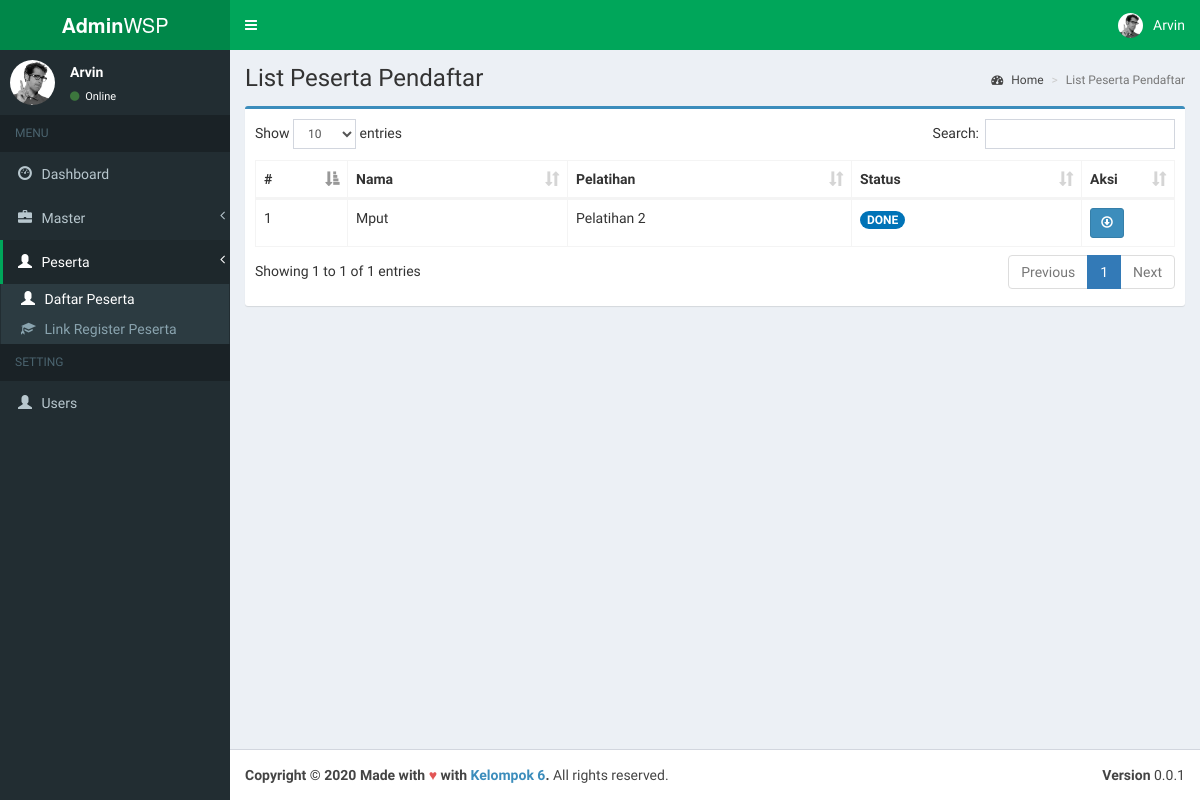
The app's page /index.php?page=peserta (signed in) with its own data.
### tables this page shows
CREATE TABLE `peserta` (
  `id` int(11) NOT NULL,
  `user_id` int(11) NOT NULL,
  `pelatihan_id` int(11) NOT NULL,
  `email` varchar(255) DEFAULT NULL,
  `nohp` varchar(255) DEFAULT NULL,
  `order_id` varchar(10) NOT NULL,
  `status` varchar(10) NOT NULL,
  `filename` varchar(255) DEFAULT NULL
);

CREATE TABLE `users` (
  `id` int(11) NOT NULL,
  `name` varchar(255) NOT NULL,
  `username` varchar(255) NOT NULL,
  `password` varchar(255) NOT NULL,
  `is_admin` tinyint(1) NOT NULL,
  `is_active` tinyint(1) NOT NULL
);

CREATE TABLE `pelatihan` (
  `id` int(11) NOT NULL,
  `name` varchar(255) NOT NULL,
  `harga` varchar(255) NOT NULL
);

### pages/peserta/list.php (the view, shortened to what this page needs)
<?php
include_once("conf/connection.php");
if (isset($db)) {
    $result = mysqli_query($db, "
        SELECT
	        p.id as peserta_id,
            p.order_id,
            u.name AS fullname,
            e.name AS pelatihan,
            p.email,
            p.status,
            p.filename
        FROM
            peserta p
            INNER JOIN users u ON p.user_id = u.id
            INNER JOIN pelatihan e ON p.pelatihan_id = e.id
        ORDER BY
            u.NAME
    ");
}
?>
<div class="content-wrapper">
    <section class="content-header">
        <h1>
            List Peserta Pendaftar
        </h1>
        <ol class="breadcrumb">
            <li><a href="index.php"><i class="fa fa-dashboard"></i> Home</a></li>
            <li class="active">List Peserta Pendaftar</li>
        </ol>
    </section>
    <section class="content">
        <div class="row">
            <div class="col-xs-12">
                <div class="box box-primary">
                    <div class="box-body">
                        <table id="peserta" class="table table-bordered table-hover table-responsive">
                            <thead>
                            <tr>
                                <th width="10%">#</th>
                                <th>Nama</th>
                                <th>Pelatihan</th>
                                <th>Status</th>
                                <th width="10%">Aksi</th>
                            </tr>
                            </thead>
                            <tbody>
                            <?php
                                $no=0;
                                while($row = mysqli_fetch_array($result)) {
                                    ?>
                                    <tr>
                                        <td><?= $no=$no+1;?></td>
                                        <td><?= $row['fullname'];?></td>
                                        <td><?= $row['pelatihan'];?></td>
                                        <td>
                                            <?php
                                                if ($row["status"] == GeneralHelper::ORDER_NEW) {
                                                    echo '<small class="badge bg-green"> NEW</small>';
                                                } else if ($row["status"] == GeneralHelper::ORDER_ONPROGRESS) {
                                                    echo '<small class="badge bg-yellow"> ONPROGRESS</small>';
                                                } else if ($row["status"] == GeneralHelper::ORDER_CANCEL) {
                                                    echo '<small class="badge bg-red"> CANCEL</small>';
                                                } else {
                                                    echo '<small class="badge bg-blue"> DONE</small>';
                                                }
                                            ?>
                                        </td>
                                        <td>
                                            <?php if ($row["filename"] != null) { ?>
                                                <a href="file/proof/<?=$row['filename'];?>" class="btn btn-sm btn-primary" role="button" title="Lihat Bukti transfer"><i class="glyphicon glyphicon-download"></i></a>
                                            <?php } ?>
                                        </td>
                                    </tr>
                                <?php } ?>
                            </tbody>
                        </table>
                    </div>
                </div>
            </div>
        </div>
    </section>
</div>

### records on screen
peserta: user.name "Mput", pelatihan.name "Pelatihan 2", status "DONE"

### other values on screen
$_SESSION['user']['name'] "Arvin"
